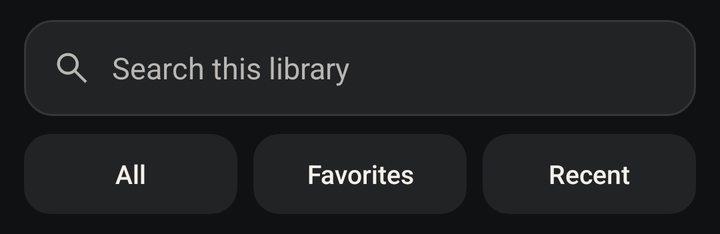
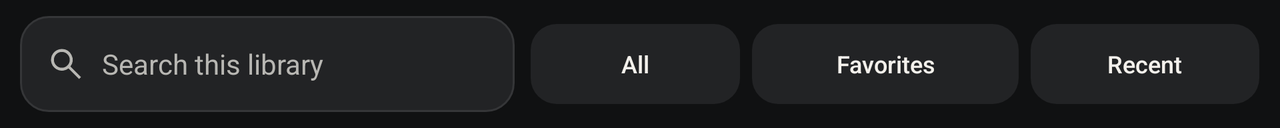

An Android layout and its configuration variant, each rendered on a device that would load it. The default file and the variant file are quoted in full after the pictures.
<!-- AndroidManifest.xml: application theme AppTheme -->
<!-- res/layout/view_library_controls.xml -->
<?xml version="1.0" encoding="utf-8"?>
<LinearLayout xmlns:android="http://schemas.android.com/apk/res/android"
    android:layout_width="match_parent"
    android:layout_height="wrap_content"
    android:orientation="vertical"
    android:paddingStart="12dp"
    android:paddingTop="10dp"
    android:paddingEnd="12dp"
    android:paddingBottom="10dp">

    <EditText
        android:id="@+id/appSearchInput"
        android:layout_width="match_parent"
        android:layout_height="48dp"
        android:background="@drawable/bg_text_field"
        android:drawableStart="@drawable/ic_search"
        android:drawablePadding="10dp"
        android:hint="@string/search_library_hint"
        android:imeOptions="actionDone"
        android:importantForAutofill="no"
        android:inputType="text"
        android:maxLines="1"
        android:paddingStart="14dp"
        android:paddingEnd="14dp"
        android:singleLine="true"
        android:textColor="@color/piulink_text_primary"
        android:textColorHint="@color/piulink_text_secondary"
        android:textSize="15sp" />

    <LinearLayout
        android:id="@+id/appFilterRow"
        android:layout_width="match_parent"
        android:layout_height="wrap_content"
        android:layout_marginTop="9dp"
        android:baselineAligned="false"
        android:orientation="horizontal">

        <TextView
            android:id="@+id/filterAllButton"
            android:layout_width="0dp"
            android:layout_height="40dp"
            android:layout_weight="1"
            android:background="@drawable/bg_filter_chip"
            android:clickable="true"
            android:focusable="true"
            android:fontFamily="sans-serif-medium"
            android:gravity="center"
            android:text="@string/library_filter_all"
            android:textColor="@color/filter_chip_text"
            android:textSize="13sp" />

        <TextView
            android:id="@+id/filterFavoritesButton"
            android:layout_width="0dp"
            android:layout_height="40dp"
            android:layout_marginStart="8dp"
            android:layout_weight="1"
            android:background="@drawable/bg_filter_chip"
            android:clickable="true"
            android:focusable="true"
            android:fontFamily="sans-serif-medium"
            android:gravity="center"
            android:text="@string/library_filter_favorites"
            android:textColor="@color/filter_chip_text"
            android:textSize="13sp" />

        <TextView
            android:id="@+id/filterRecentButton"
            android:layout_width="0dp"
            android:layout_height="40dp"
            android:layout_marginStart="8dp"
            android:layout_weight="1"
            android:background="@drawable/bg_filter_chip"
            android:clickable="true"
            android:focusable="true"
            android:fontFamily="sans-serif-medium"
            android:gravity="center"
            android:text="@string/library_filter_recent"
            android:textColor="@color/filter_chip_text"
            android:textSize="13sp" />
    </LinearLayout>

    <LinearLayout
        android:id="@+id/runningAppBanner"
        android:layout_width="match_parent"
        android:layout_height="56dp"
        android:layout_marginTop="9dp"
        android:background="@drawable/bg_running_banner"
        android:clickable="true"
        android:focusable="true"
        android:gravity="center_vertical"
        android:orientation="horizontal"
        android:paddingStart="14dp"
        android:paddingEnd="8dp"
        android:visibility="gone">

        <View
            android:layout_width="10dp"
            android:layout_height="10dp"
            android:background="@drawable/bg_status_ready" />

        <LinearLayout
            android:layout_width="0dp"
            android:layout_height="wrap_content"
            android:layout_marginStart="10dp"
            android:layout_weight="1"
            android:orientation="vertical">

            <TextView
                android:layout_width="match_parent"
                android:layout_height="wrap_content"
                android:fontFamily="sans-serif-medium"
                android:text="@string/stream_in_progress"
                android:textColor="@color/piulink_text_primary"
                android:textSize="12sp" />

            <TextView
                android:id="@+id/runningAppName"
                android:layout_width="match_parent"
                android:layout_height="wrap_content"
                android:ellipsize="end"
                android:maxLines="1"
                android:textColor="@color/piulink_text_secondary"
                android:textSize="13sp" />
        </LinearLayout>

        <TextView
            android:layout_width="wrap_content"
            android:layout_height="40dp"
            android:fontFamily="sans-serif-medium"
            android:gravity="center"
            android:paddingStart="14dp"
            android:paddingEnd="14dp"
            android:text="@string/applist_menu_resume"
            android:textColor="@color/piulink_blue"
            android:textSize="14sp" />
    </LinearLayout>
</LinearLayout>
<!-- resources referenced by this layout -->
<resources>
  <color name="piulink_blue">#EBE8E2</color>
  <color name="piulink_text_primary">#F4F1EC</color>
  <color name="piulink_text_secondary">#B8B7B3</color>
  <!-- drawable bg_status_ready (drawable) -->
  <?xml version="1.0" encoding="utf-8"?>
  <shape xmlns:android="http://schemas.android.com/apk/res/android" android:shape="oval">
      <solid android:color="@color/piulink_success" />
  </shape>
  <string name="applist_menu_resume">Resume Session</string>
  <string name="library_filter_all">All</string>
  <string name="library_filter_favorites">Favorites</string>
  <string name="library_filter_recent">Recent</string>
  <string name="search_library_hint">Search this library</string>
  <string name="stream_in_progress">Stream in progress</string>
  <style name="AppTheme" parent="AppBaseTheme">
          <item name="android:alertDialogTheme">@style/PiuLinkDialogTheme</item>
          <item name="android:windowActionBar">false</item>
          <item name="android:windowNoTitle">true</item>
          <item name="android:windowBackground">@color/piulink_background</item>
          <item name="android:windowDisablePreview">false</item>
          <item name="android:colorAccent">@color/piulink_blue</item>
      </style>
  <color name="piulink_surface_pressed">#38393B</color>
  <color name="piulink_blue_soft">#303133</color>
  <color name="piulink_focus">#E5E2DC</color>
  <color name="piulink_surface_secondary">#222325</color>
  <color name="piulink_surface">#18191A</color>
  <color name="piulink_divider">#353638</color>
  <color name="piulink_success">#AED69F</color>
  <!-- from res/values-v29/ -->
  <style name="AppBaseTheme" parent="AppBaseThemeBase">
          <item name="android:windowLightNavigationBar">false</item>
          <item name="android:forceDarkAllowed">false</item>
      </style>
  <color name="piulink_background">#101112</color>
  <!-- drawable bg_dialog_surface (drawable) -->
  <shape xmlns:android="http://schemas.android.com/apk/res/android" android:shape="rectangle">
      <solid android:color="@color/piulink_surface" />
      <corners android:radius="24dp" />
      <padding android:left="8dp" android:top="8dp" android:right="8dp" android:bottom="8dp" />
  </shape>
  <style name="PiuLinkDialogPrimary" parent="PiuLinkDialogSecondary">
          <item name="android:textColor">@color/piulink_on_accent</item>
          <item name="android:background">@drawable/bg_dialog_primary</item>
      </style>
  <style name="PiuLinkDialogSecondary" parent="@android:style/Widget.Material.Button.Borderless">
          <item name="android:textAllCaps">false</item>
          <item name="android:textColor">@color/piulink_blue</item>
          <item name="android:minHeight">48dp</item>
          <item name="android:paddingLeft">16dp</item>
          <item name="android:paddingRight">16dp</item>
      </style>
  <style name="PiuLinkDialogAnimation">
          <item name="android:windowEnterAnimation">@anim/dialog_enter</item>
          <item name="android:windowExitAnimation">@anim/dialog_exit</item>
      </style>
  <style name="LunarButton" parent="@android:style/Widget.Material.Button">
          <item name="android:minHeight">48dp</item>
          <item name="android:minWidth">48dp</item>
          <item name="android:textAllCaps">false</item>
          <item name="android:fontFamily">sans-serif-medium</item>
          <item name="android:textSize">15sp</item>
          <item name="android:stateListAnimator">@null</item>
      </style>
  <color name="piulink_on_accent">#18191A</color>
  <!-- drawable bg_dialog_primary (drawable) -->
  <ripple xmlns:android="http://schemas.android.com/apk/res/android" android:color="@color/piulink_blue_pressed">
      <item><shape><solid android:color="@color/piulink_blue" /><corners android:radius="16dp" /></shape></item>
  </ripple>
  <color name="piulink_blue_pressed">#CECBC5</color>
  <!-- some entries are left out for length -->
</resources>
<!-- res/layout-land/view_library_controls.xml (the repository's variant of the layout above) -->
<!-- drawn on the phone turned sideways -->
<?xml version="1.0" encoding="utf-8"?>
<LinearLayout xmlns:android="http://schemas.android.com/apk/res/android"
    android:layout_width="match_parent"
    android:layout_height="wrap_content"
    android:baselineAligned="false"
    android:gravity="center_vertical"
    android:orientation="horizontal"
    android:paddingStart="10dp"
    android:paddingTop="8dp"
    android:paddingEnd="10dp"
    android:paddingBottom="8dp">

    <EditText
        android:id="@+id/appSearchInput"
        android:layout_width="0dp"
        android:layout_height="48dp"
        android:layout_weight="1.3"
        android:background="@drawable/bg_text_field"
        android:drawableStart="@drawable/ic_search"
        android:drawablePadding="8dp"
        android:hint="@string/search_library_hint"
        android:imeOptions="actionDone"
        android:importantForAutofill="no"
        android:inputType="text"
        android:maxLines="1"
        android:paddingStart="13dp"
        android:paddingEnd="13dp"
        android:singleLine="true"
        android:textColor="@color/piulink_text_primary"
        android:textColorHint="@color/piulink_text_secondary"
        android:textSize="14sp" />

    <TextView
        android:id="@+id/filterAllButton"
        android:layout_width="0dp"
        android:layout_height="40dp"
        android:layout_marginStart="8dp"
        android:layout_weight="0.55"
        android:background="@drawable/bg_filter_chip"
        android:clickable="true"
        android:focusable="true"
        android:fontFamily="sans-serif-medium"
        android:gravity="center"
        android:text="@string/library_filter_all"
        android:textColor="@color/filter_chip_text"
        android:textSize="12sp" />

    <TextView
        android:id="@+id/filterFavoritesButton"
        android:layout_width="0dp"
        android:layout_height="40dp"
        android:layout_marginStart="6dp"
        android:layout_weight="0.7"
        android:background="@drawable/bg_filter_chip"
        android:clickable="true"
        android:focusable="true"
        android:fontFamily="sans-serif-medium"
        android:gravity="center"
        android:text="@string/library_filter_favorites"
        android:textColor="@color/filter_chip_text"
        android:textSize="12sp" />

    <TextView
        android:id="@+id/filterRecentButton"
        android:layout_width="0dp"
        android:layout_height="40dp"
        android:layout_marginStart="6dp"
        android:layout_weight="0.6"
        android:background="@drawable/bg_filter_chip"
        android:clickable="true"
        android:focusable="true"
        android:fontFamily="sans-serif-medium"
        android:gravity="center"
        android:text="@string/library_filter_recent"
        android:textColor="@color/filter_chip_text"
        android:textSize="12sp" />

    <LinearLayout
        android:id="@+id/runningAppBanner"
        android:layout_width="0dp"
        android:layout_height="48dp"
        android:layout_marginStart="8dp"
        android:layout_weight="1.1"
        android:background="@drawable/bg_running_banner"
        android:clickable="true"
        android:focusable="true"
        android:gravity="center_vertical"
        android:orientation="horizontal"
        android:paddingStart="11dp"
        android:paddingEnd="11dp"
        android:visibility="gone">

        <TextView
            android:id="@+id/runningAppName"
            android:layout_width="match_parent"
            android:layout_height="match_parent"
            android:drawableStart="@drawable/ic_play"
            android:drawablePadding="8dp"
            android:drawableTint="@color/piulink_success"
            android:ellipsize="end"
            android:fontFamily="sans-serif-medium"
            android:gravity="center_vertical"
            android:maxLines="1"
            android:textColor="@color/piulink_text_primary"
            android:textSize="12sp" />
    </LinearLayout>
</LinearLayout>
<!-- resources referenced by the variant -->
<!-- as the phone turned sideways resolves them -->
<resources>
  <color name="piulink_success">#AED69F</color>
  <color name="piulink_text_primary">#F4F1EC</color>
  <color name="piulink_text_secondary">#B8B7B3</color>
  <!-- drawable ic_search (drawable) -->
  <?xml version="1.0" encoding="utf-8"?>
  <vector xmlns:android="http://schemas.android.com/apk/res/android"
      android:width="20dp"
      android:height="20dp"
      android:viewportWidth="24"
      android:viewportHeight="24"
      android:tint="@color/piulink_text_secondary">
      <path
          android:fillColor="@android:color/white"
          android:pathData="M9.5,3a6.5,6.5 0,1 0,3.98 11.64L19.85,21 21,19.85l-6.36,-6.37A6.5,6.5 0,0 0,9.5,3zM9.5,4.75a4.75,4.75 0,1 1,0 9.5,4.75 4.75,0 0,1 0,-9.5z" />
  </vector>
  <string name="library_filter_all">All</string>
  <string name="library_filter_favorites">Favorites</string>
  <string name="library_filter_recent">Recent</string>
  <string name="search_library_hint">Search this library</string>
  <style name="AppTheme" parent="AppBaseTheme">
          <item name="android:alertDialogTheme">@style/PiuLinkDialogTheme</item>
          <item name="android:windowActionBar">false</item>
          <item name="android:windowNoTitle">true</item>
          <item name="android:windowBackground">@color/piulink_background</item>
          <item name="android:windowDisablePreview">false</item>
          <item name="android:colorAccent">@color/piulink_blue</item>
      </style>
  <color name="piulink_surface_pressed">#38393B</color>
  <color name="piulink_blue_soft">#303133</color>
  <color name="piulink_focus">#E5E2DC</color>
  <color name="piulink_surface_secondary">#222325</color>
  <color name="piulink_surface">#18191A</color>
  <color name="piulink_divider">#353638</color>
  <color name="piulink_blue">#EBE8E2</color>
  <!-- from res/values-v29/ -->
  <style name="AppBaseTheme" parent="AppBaseThemeBase">
          <item name="android:windowLightNavigationBar">false</item>
          <item name="android:forceDarkAllowed">false</item>
      </style>
  <color name="piulink_background">#101112</color>
  <!-- drawable bg_dialog_surface (drawable) -->
  <shape xmlns:android="http://schemas.android.com/apk/res/android" android:shape="rectangle">
      <solid android:color="@color/piulink_surface" />
      <corners android:radius="24dp" />
      <padding android:left="8dp" android:top="8dp" android:right="8dp" android:bottom="8dp" />
  </shape>
  <style name="PiuLinkDialogPrimary" parent="PiuLinkDialogSecondary">
          <item name="android:textColor">@color/piulink_on_accent</item>
          <item name="android:background">@drawable/bg_dialog_primary</item>
      </style>
  <style name="PiuLinkDialogSecondary" parent="@android:style/Widget.Material.Button.Borderless">
          <item name="android:textAllCaps">false</item>
          <item name="android:textColor">@color/piulink_blue</item>
          <item name="android:minHeight">48dp</item>
          <item name="android:paddingLeft">16dp</item>
          <item name="android:paddingRight">16dp</item>
      </style>
  <style name="PiuLinkDialogAnimation">
          <item name="android:windowEnterAnimation">@anim/dialog_enter</item>
          <item name="android:windowExitAnimation">@anim/dialog_exit</item>
      </style>
  <style name="LunarButton" parent="@android:style/Widget.Material.Button">
          <item name="android:minHeight">48dp</item>
          <item name="android:minWidth">48dp</item>
          <item name="android:textAllCaps">false</item>
          <item name="android:fontFamily">sans-serif-medium</item>
          <item name="android:textSize">15sp</item>
          <item name="android:stateListAnimator">@null</item>
      </style>
  <color name="piulink_on_accent">#18191A</color>
  <!-- drawable bg_dialog_primary (drawable) -->
  <ripple xmlns:android="http://schemas.android.com/apk/res/android" android:color="@color/piulink_blue_pressed">
      <item><shape><solid android:color="@color/piulink_blue" /><corners android:radius="16dp" /></shape></item>
  </ripple>
  <color name="piulink_blue_pressed">#CECBC5</color>
  <!-- some entries are left out for length -->
</resources>
